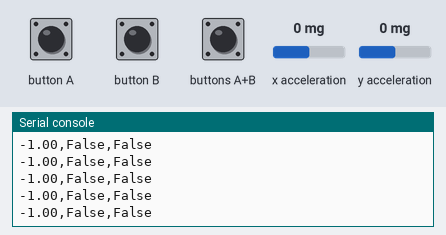
Bench run of a program on a simulated BBC micro:bit running MicroPython. On the bench: the last lines printed to the serial console. The inputs (shaded band) are chosen by the test bench; at power-on: x acceleration 0 mg, y acceleration 0 mg.

Above: at 1.2 s.
1.3 s: button A pressed for 0.15 s
2.9 s: button B pressed for 0.15 s
4.5 s: buttons A+B pressed for 0.15 s
6.1 s: x acceleration set to -1440 mg
At 6.8 s:
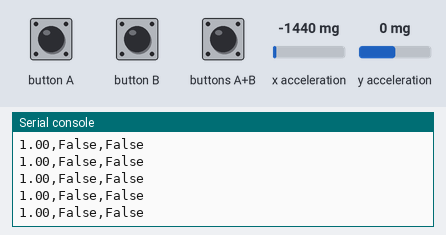
7.6 s: y acceleration set to -1440 mg
At 8.1 s:
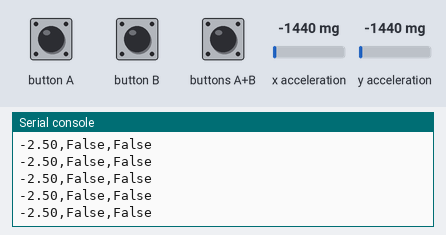
9.1 s: button A pressed for 1 s
At 9.6 s:
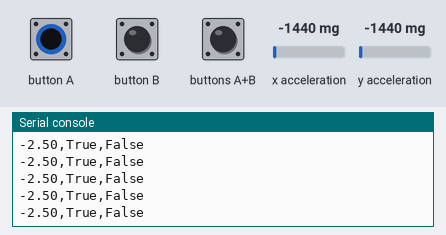
Timing chart, 0 to 12.1 s (numbered marks = the images above; inputs shaded):
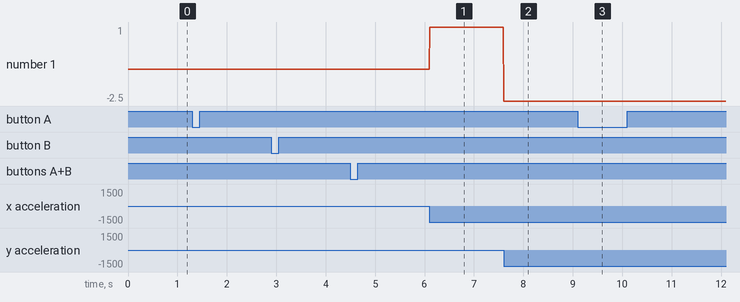

The program:

Steering_wheel_controller_01-main.py
```python
from microbit import *
from math import *
import radio

# Set up radio
radio.on()
radio.config(channel=42)  # Must match receiver's channel

while True:

    x = accelerometer.get_x()
    y = accelerometer.get_y()

    mag = sqrt(x * x + y * y)

    nx = x / mag if mag > 0 else 0
    ny = y / mag if mag > 0 else 0

    #print(nx, ny)

    angle = (atan2(ny, nx) / pi - 0.5) * 2

    #print(angle)

    # Determine button status
    if button_a.is_pressed() and button_b.is_pressed():
        button_status = "AB"
    elif button_a.is_pressed():
        button_status = "A"
    elif button_b.is_pressed():
        button_status = "B"
    else:
        button_status = "None"

    # Serialize data as a string (comma-separated)
    message = "{:.2f},{},{}".format(angle, button_a.is_pressed(), button_b.is_pressed())

    print(message)

    sleep(10)
```

Measured:
- after the input at 6.1 s, the serial console: prints a new line at once (image 1)
- after the input at 7.6 s, the serial console: prints a new line at once (image 2)
- after the input at 9.1 s, the serial console: prints a new line at once (image 3)
- plotted number 1: -1 → 1 after the input at 6.1 s, 1 → -2.5 after the input at 7.6 s
